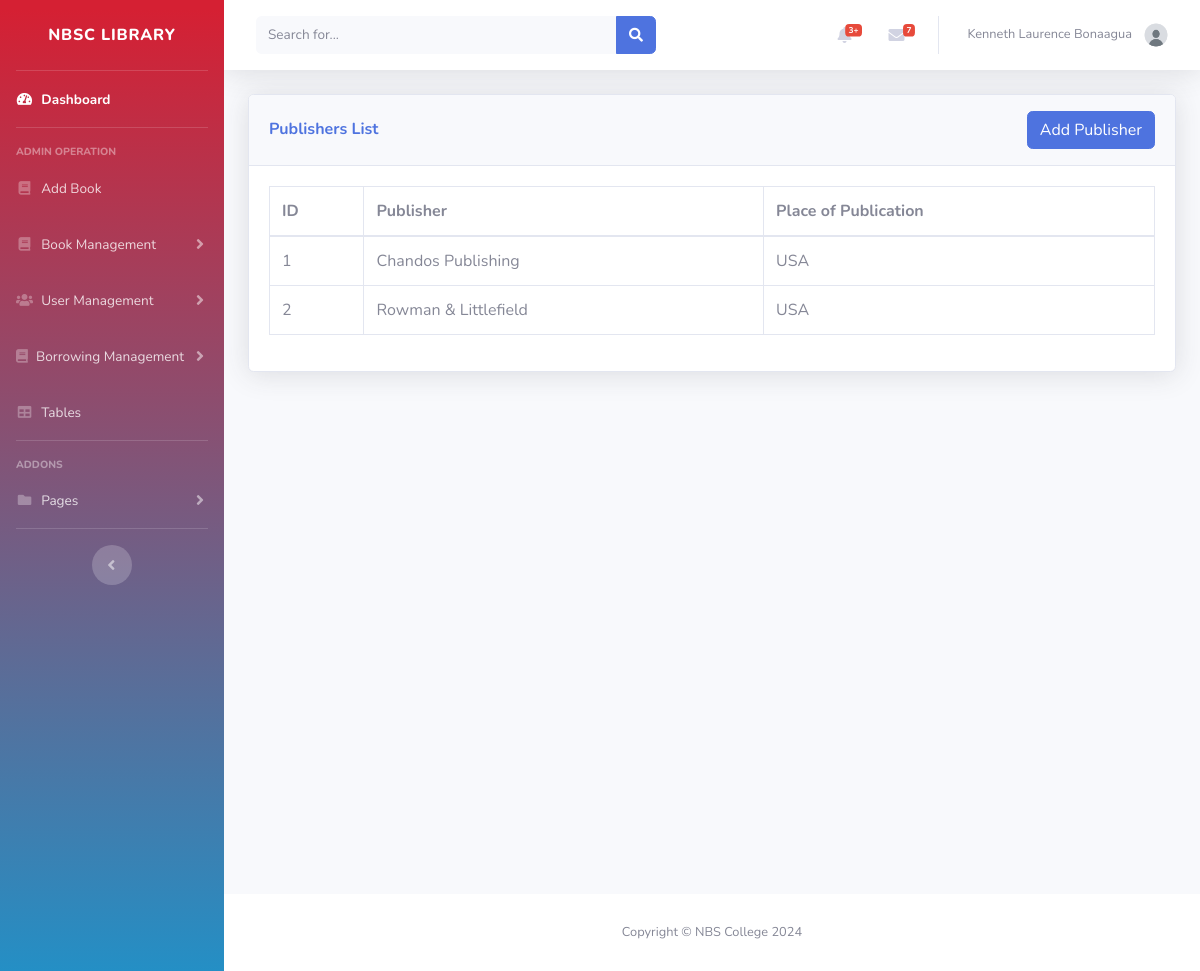
The page /Admin/publisher_list.php (signed in) on the database as committed earlier.
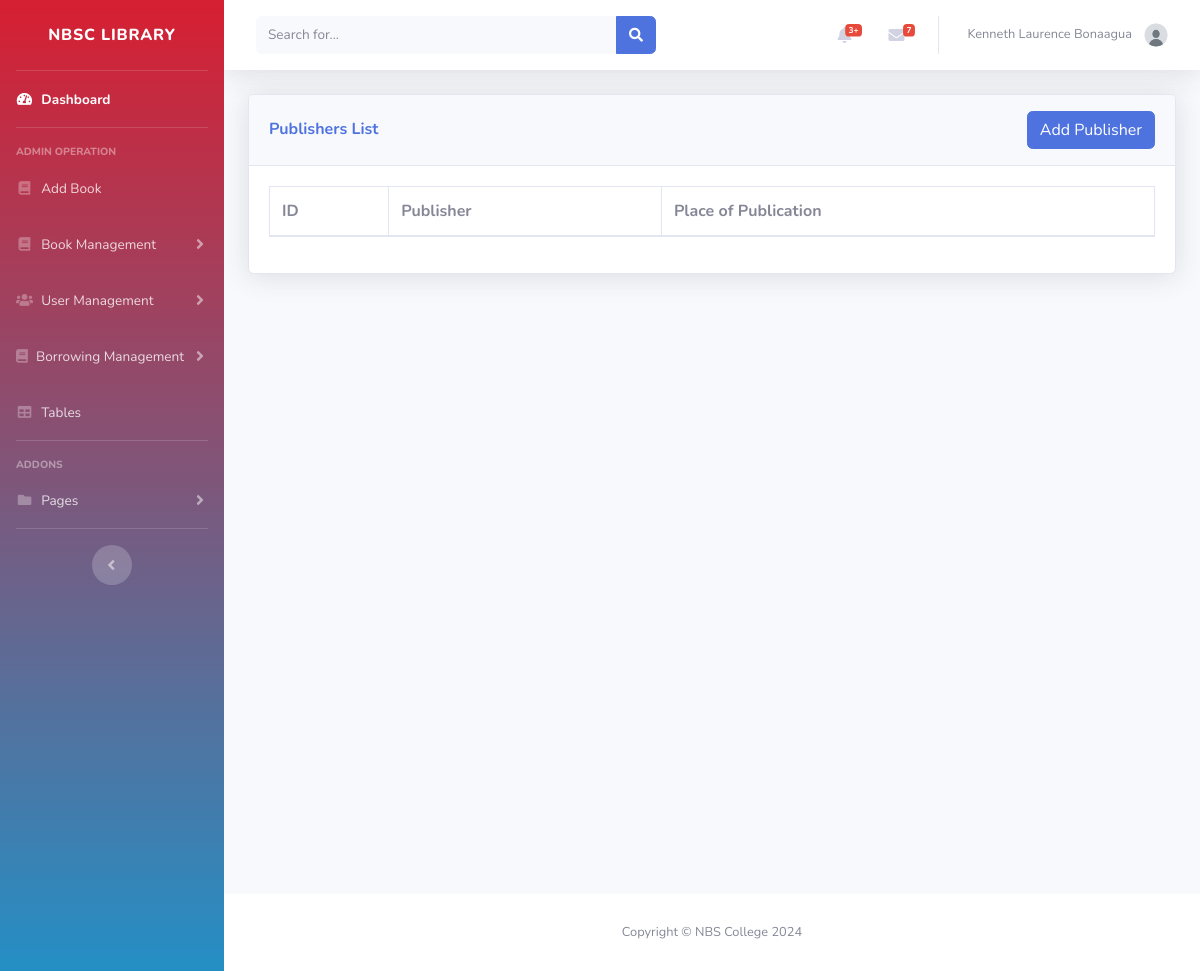
The same page on the database as committed later.
### tables this page shows
CREATE TABLE `publishers` (
  `id` int(11) NOT NULL,
  `publisher` varchar(100) NOT NULL,
  `place` varchar(100) NOT NULL
);

### Admin/publisher_list.php (the view, shortened to what this page needs)
<?php
include '../admin/inc/header.php';
include '../db.php';
$sql = "SELECT id, publisher, place FROM publishers";
$result = $conn->query($sql);
?>
<div id="content" class="d-flex flex-column min-vh-100">
    <div class="container-fluid">
        <div class="card shadow mb-4">
            <div class="card-header py-3 d-flex justify-content-between align-items-center">
                <h6 class="m-0 font-weight-bold text-primary">Publishers List</h6>
                <button class="btn btn-primary" data-toggle="modal" data-target="#addPublisherModal">Add Publisher</button>
            </div>
            <div class="card-body">
                <div class="table-responsive">
                    <table class="table table-bordered" id="dataTable" width="100%" cellspacing="0">
                        <thead>
                            <tr>
                                <th>ID</th>
                                <th>Publisher</th>
                                <th>Place of Publication</th>
                            </tr>
                        </thead>
                        <tbody>
                            <?php
                            if ($result->num_rows > 0) {
                                while ($row = $result->fetch_assoc()) {
                                    echo "<tr>
                                            <td>" . $row['id'] . "</td>
                                            <td>" . $row['publisher'] . "</td>
                                            <td>" . $row['place'] . "</td>
                                          </tr>";
                                }
                            }
                            ?>
                        </tbody>
                    </table>
                </div>
            </div>
        </div>
    </div>
</div>
<?php include '../Admin/inc/footer.php' ?>

Rows that differ between the two databases and show on the page:
removed publishers: id "1", publisher "Chandos Publishing", place "USA"
removed publishers: id "2", publisher "Rowman & Littlefield", place "USA"
